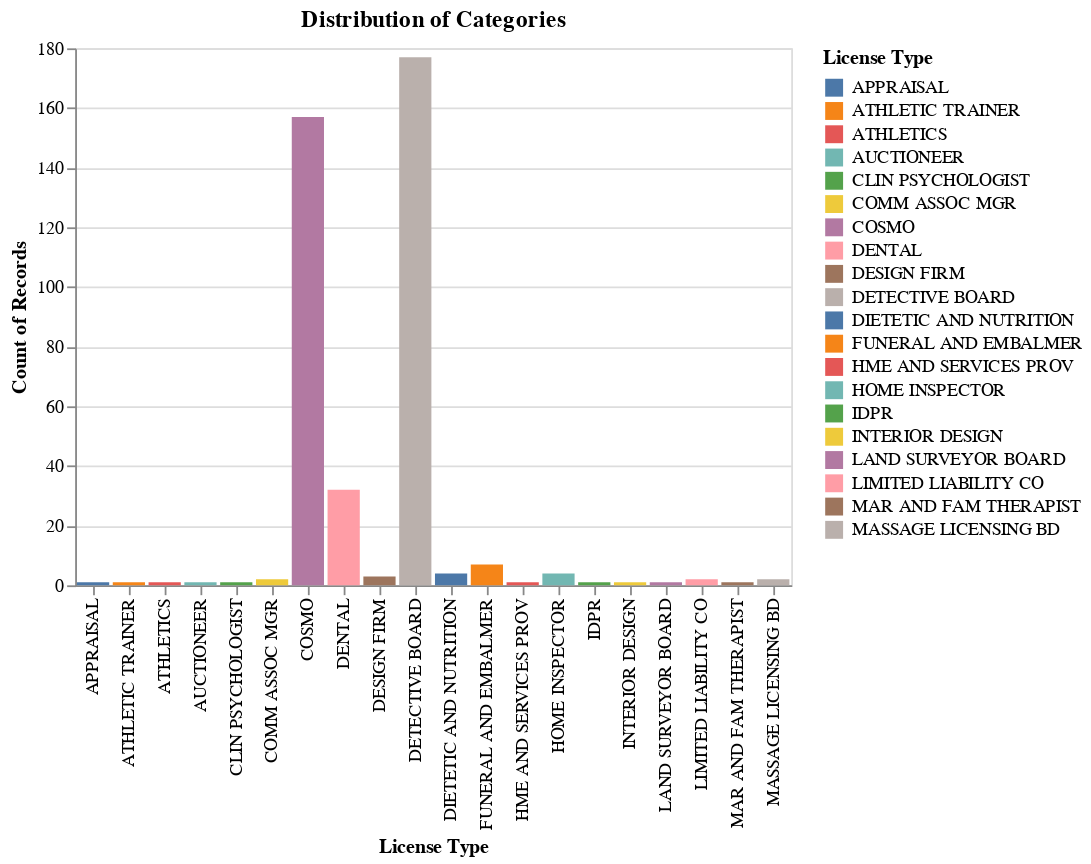

Notebook code for this chart:
### Code cell
chart1 = alt.Chart(df_smaller).mark_bar().encode(
    x='License Type:N',
    y='count():Q',
    color='License Type:N',
    tooltip=['License Type:N', 'count():Q']
).properties(
    title='Distribution of Categories'
)

chart1
# json_file_path = (r"C:\Users\19259\Desktop\chart.json")
# chart1.save(json_file_path)
# print("success")

### Figure 1 — Vega-Lite specification as saved in the notebook (floating-point values rounded to 4 significant figures; data arrays with more than 128 entries replaced by an {"elided": "..."} marker saying what was removed)
{"config": {"view": {"continuousWidth": 300, "continuousHeight": 300}}, "data": {"name": "data-f55bd9d0c905ea6d054f8f178f583c82"}, "mark": {"type": "bar"}, "encoding": {"color": {"field": "License Type", "type": "nominal"}, "tooltip": [{"field": "License Type", "type": "nominal"}, {"aggregate": "count", "type": "quantitative"}], "x": {"field": "License Type", "type": "nominal"}, "y": {"aggregate": "count", "type": "quantitative"}}, "title": "Distribution of Categories", "$schema": "https://vega.github.io/schema/vega-lite/v5.15.1.json", "datasets": {"data-f55bd9d0c905ea6d054f8f178f583c82": {"elided": "400 records"}}}
